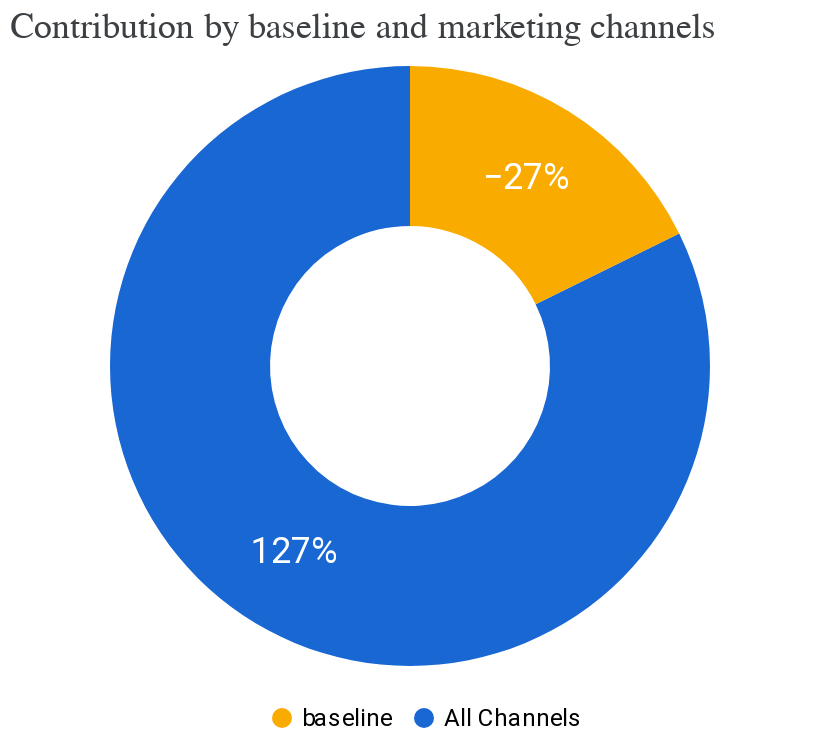

Notebook code cell kept with this figure:
### Code cell
media_summary.plot_contribution_pie_chart()

### Figure 1 — Vega-Lite specification as saved in the notebook (floating-point values rounded to 4 significant figures)
{"config": {"view": {"continuousWidth": 300, "continuousHeight": 300, "stroke": null}}, "layer": [{"mark": {"type": "arc", "innerRadius": 70, "outerRadius": 150}, "encoding": {"color": {"field": "channel", "legend": {"direction": "horizontal", "labelFont": "Roboto", "labelFontSize": 12, "legendX": 130, "legendY": 320, "orient": "none", "title": null}, "scale": {"domain": ["baseline", "All Channels"], "range": ["#F9AB00", "#1967D2"]}, "type": "nominal"}, "theta": {"field": "pct_of_contribution", "stack": true, "type": "quantitative"}}}, {"mark": {"type": "text", "fill": "white", "font": "Roboto", "radius": 110, "size": 18}, "encoding": {"color": {"field": "channel", "legend": {"direction": "horizontal", "labelFont": "Roboto", "labelFontSize": 12, "legendX": 130, "legendY": 320, "orient": "none", "title": null}, "scale": {"domain": ["baseline", "All Channels"], "range": ["#F9AB00", "#1967D2"]}, "type": "nominal"}, "text": {"field": "pct_of_contribution", "format": ".0%", "type": "quantitative"}, "theta": {"field": "pct_of_contribution", "stack": true, "type": "quantitative"}}}], "data": {"name": "data-3c5dc6aecf9c9f52b3b80f7f76be641d"}, "title": {"text": "Contribution by baseline and marketing channels", "anchor": "start", "color": "#3C4043", "font": "Google Sans Display", "fontSize": 18, "fontWeight": "normal", "offset": 10}, "width": 400, "$schema": "https://vega.github.io/schema/vega-lite/v5.20.1.json", "datasets": {"data-3c5dc6aecf9c9f52b3b80f7f76be641d": [{"channel": "All Channels", "incremental_outcome": 3712000.0, "pct_of_contribution": 1.275}, {"channel": "baseline", "incremental_outcome": -799600.0, "pct_of_contribution": -0.2745}]}}
